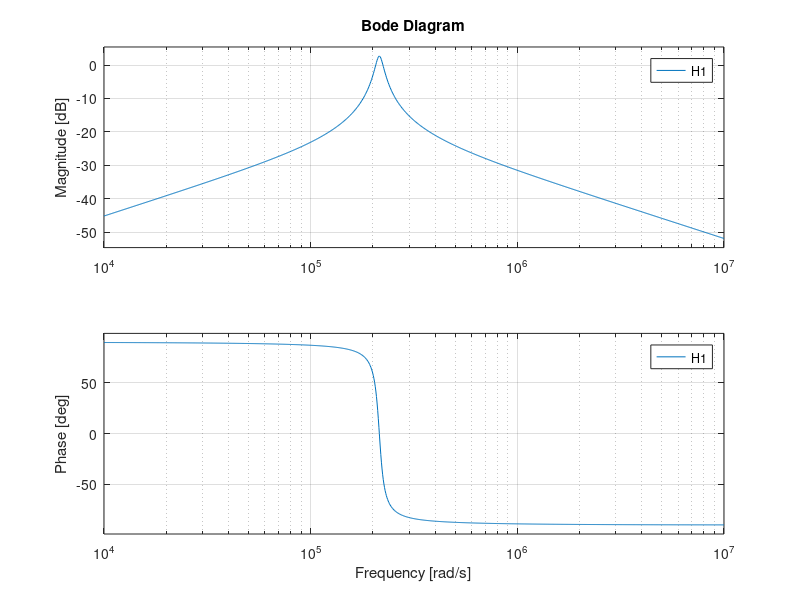

The MATLAB script that drew this image:
% Formulas para graficos %
clc;
s = tf('s');

R1 = 3.3e3;
K = 0.162;
C = 470e-12;
a = 0.033;
R2 = 29.7e3;

H1 = (1/(1-K))*(a*s/(C*R1))/((s^2) + s*(2/(C*R2))*(1-(R2*K/(2*R1*(1-K)))) + (1/((C^2)*R1*R2)));
bode(H1)
R1 = 1.39e3;
K = 0.165;
C = 1e-9;
a = 0.033;
R2 = 12.6e3;

H2 = (1/(1-K))*(a*s/(C*R1))/((s^2) + s*(2/(C*R2))*(1-(R2*K/(2*R1*(1-K)))) + (1/((C^2)*R1*R2)));

% Esta es la transferencia %
H = H1*H2;
%%% 

K = 0.162;
C = 680e-12;
R2 = 20.5e3;

% Esta es la Zin % 
Zin = 68000/(1 - H1*(((1-K)/(s*C*R2)) + K));

%%%
